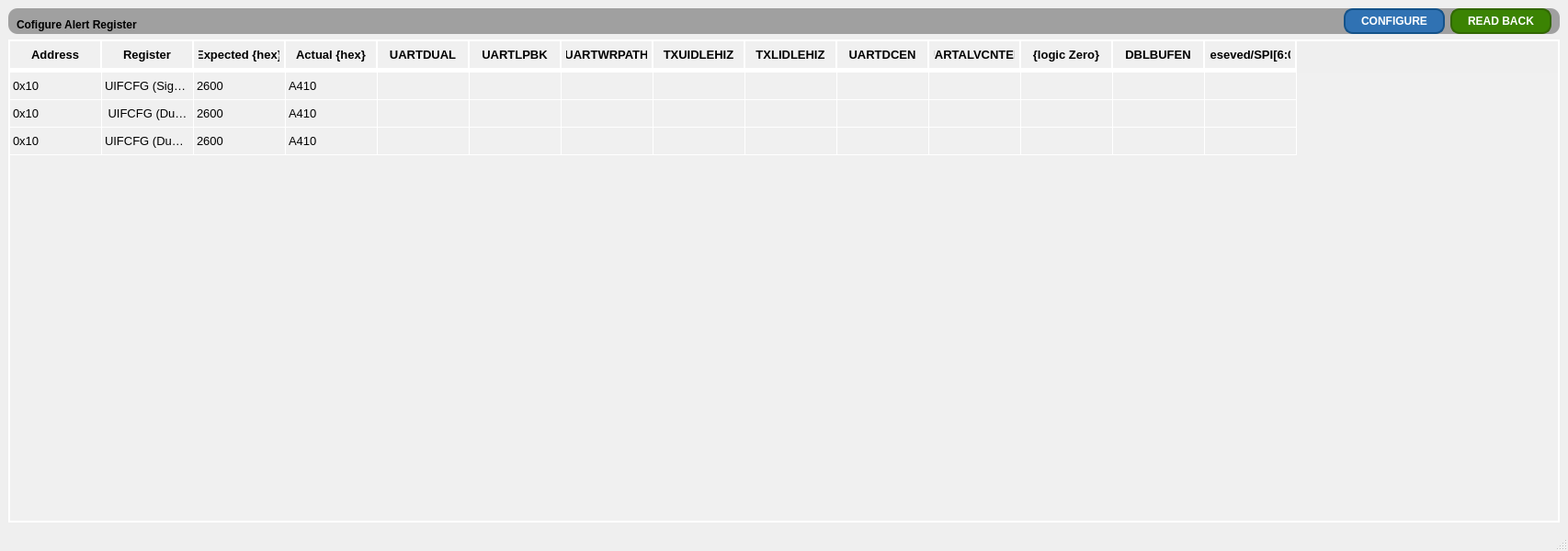
<?xml version="1.0" encoding="UTF-8"?>
<ui version="4.0">
 <class>MainWindow</class>
 <widget class="QMainWindow" name="MainWindow">
  <property name="geometry">
   <rect>
    <x>0</x>
    <y>0</y>
    <width>1706</width>
    <height>600</height>
   </rect>
  </property>
  <property name="windowTitle">
   <string>MainWindow</string>
  </property>
  <widget class="QWidget" name="centralwidget">
   <layout class="QVBoxLayout" name="verticalLayout">
    <item>
     <widget class="QFrame" name="frame">
      <property name="styleSheet">
       <string notr="true">QFrame {
    background-color: #a0a0a0; /* 设置背景颜色为灰色 */
    border-radius: 10px; /* 设置边框圆角的半径为10px */
}
</string>
      </property>
      <property name="frameShape">
       <enum>QFrame::Box</enum>
      </property>
      <property name="frameShadow">
       <enum>QFrame::Raised</enum>
      </property>
      <layout class="QHBoxLayout" name="horizontalLayout">
       <property name="topMargin">
        <number>0</number>
       </property>
       <property name="bottomMargin">
        <number>0</number>
       </property>
       <item>
        <widget class="QLabel" name="label_21">
         <property name="sizePolicy">
          <sizepolicy hsizetype="Preferred" vsizetype="Minimum">
           <horstretch>0</horstretch>
           <verstretch>0</verstretch>
          </sizepolicy>
         </property>
         <property name="minimumSize">
          <size>
           <width>0</width>
           <height>20</height>
          </size>
         </property>
         <property name="maximumSize">
          <size>
           <width>16777215</width>
           <height>23</height>
          </size>
         </property>
         <property name="styleSheet">
          <string notr="true">font: 12pt &quot;Calibri&quot;;
font-weight: 600; /* 设置字体粗细为600 */</string>
         </property>
         <property name="text">
          <string>Cofigure Alert Register</string>
         </property>
         <property name="alignment">
          <set>Qt::AlignBottom|Qt::AlignLeading|Qt::AlignLeft</set>
         </property>
        </widget>
       </item>
       <item>
        <spacer name="horizontalSpacer">
         <property name="orientation">
          <enum>Qt::Horizontal</enum>
         </property>
         <property name="sizeHint" stdset="0">
          <size>
           <width>447</width>
           <height>20</height>
          </size>
         </property>
        </spacer>
       </item>
       <item>
        <widget class="QPushButton" name="pushButton_48">
         <property name="minimumSize">
          <size>
           <width>110</width>
           <height>0</height>
          </size>
         </property>
         <property name="maximumSize">
          <size>
           <width>16777215</width>
           <height>16777215</height>
          </size>
         </property>
         <property name="styleSheet">
          <string notr="true">QPushButton {
    background-color: #3072B3; /* 按钮背景颜色 */
    color: white; /* 文字颜色 */
    border-style: solid; /* 边框样式 */
    border-width: 2px; /* 边框宽度 */
    border-radius: 10px; /* 边框圆角半径 */
    border-color: #145289; /* 边框颜色 */
    padding: 5px; /* 内边距 */
	font: 9pt &quot;Calibri&quot;; /* 字体 */
    font-weight: 600; /* 字体粗细 */
}

QPushButton:hover {
    background-color: #5591D2; /* 悬停时的背景颜色 */
}

QPushButton:pressed {
    background-color: #1E5A97; /* 按下时的背景颜色 */
}
</string>
         </property>
         <property name="text">
          <string>CONFIGURE</string>
         </property>
        </widget>
       </item>
       <item>
        <widget class="QPushButton" name="pushButton_50">
         <property name="minimumSize">
          <size>
           <width>110</width>
           <height>0</height>
          </size>
         </property>
         <property name="maximumSize">
          <size>
           <width>16777215</width>
           <height>16777215</height>
          </size>
         </property>
         <property name="styleSheet">
          <string notr="true">QPushButton {
    background-color: #3b8303; /* 按钮背景颜色 */
    color: white; /* 文字颜色 */
    border-style: solid; /* 边框样式 */
    border-width: 2px; /* 边框宽度 */
    border-radius: 10px; /* 边框圆角半径 */
    border-color: #326703; /* 边框颜色 */
    padding: 5px; /* 内边距 */
	font: 9pt &quot;Calibri&quot;; /* 字体 */
    font-weight: 600; /* 字体粗细 */
}

QPushButton:hover {
    background-color: #459403; /* 悬停时的背景颜色 */
}

QPushButton:pressed {
    background-color: #397303; /* 按下时的背景颜色 */
}
</string>
         </property>
         <property name="text">
          <string>READ BACK</string>
         </property>
        </widget>
       </item>
      </layout>
     </widget>
    </item>
    <item>
     <widget class="QTableWidget" name="tableWidget_uart_if_cfg1">
      <property name="styleSheet">
       <string notr="true">QTableWidget {
    border: 2px solid white; /* 边框颜色与粗细调整为2px */
    gridline-color: white; /* 网格线颜色 */
    background-color: #f0f0f0; /* 单元格背景颜色 */
    font-family: &quot;Calibri&quot;; /* 单元格字体 */
    font-size: 10pt; /* 单元格字体大小 */
}

QTableWidget::item {
}

QHeaderView::section {
    background-color: #f0f0f0; /* 表头背景颜色 */
    padding: 5px; /* 表头内边距 */
    border-style: none; /* 表头边框样式 */
    border-bottom: 5px solid white; /* 表头下边框宽度调整为2px */
    border-right: 2px solid white; /* 表头右边框宽度调整为2px */
    font-family: &quot;Calibri&quot;; /* 表头字体 */
    font-size: 10pt; /* 表头字体大小 */
    font-weight: 600; /* 表头字体粗细 */
}

QTableCornerButton::section {
    background-color: #f0f0f0; /* 角落按钮背景颜色 */
    /* 添加其他您需要的样式 */
}
</string>
      </property>
      <attribute name="verticalHeaderVisible">
       <bool>false</bool>
      </attribute>
      <row>
       <property name="text">
        <string>0</string>
       </property>
      </row>
      <row>
       <property name="text">
        <string>1</string>
       </property>
      </row>
      <row>
       <property name="text">
        <string>2</string>
       </property>
      </row>
      <column>
       <property name="text">
        <string>Address</string>
       </property>
       <property name="textAlignment">
        <set>AlignCenter</set>
       </property>
      </column>
      <column>
       <property name="text">
        <string>Register</string>
       </property>
      </column>
      <column>
       <property name="text">
        <string>Expected {hex}</string>
       </property>
      </column>
      <column>
       <property name="text">
        <string>Actual {hex}</string>
       </property>
      </column>
      <column>
       <property name="text">
        <string>UARTDUAL</string>
       </property>
      </column>
      <column>
       <property name="text">
        <string>UARTLPBK</string>
       </property>
      </column>
      <column>
       <property name="text">
        <string>UARTWRPATH</string>
       </property>
      </column>
      <column>
       <property name="text">
        <string>TXUIDLEHIZ</string>
       </property>
      </column>
      <column>
       <property name="text">
        <string>TXLIDLEHIZ</string>
       </property>
      </column>
      <column>
       <property name="text">
        <string>UARTDCEN</string>
       </property>
      </column>
      <column>
       <property name="text">
        <string>UARTALVCNTEN</string>
       </property>
      </column>
      <column>
       <property name="text">
        <string>{logic Zero}</string>
       </property>
      </column>
      <column>
       <property name="text">
        <string>DBLBUFEN</string>
       </property>
      </column>
      <column>
       <property name="text">
        <string>Reseved/SPI[6:0]</string>
       </property>
      </column>
      <item row="0" column="0">
       <property name="text">
        <string>0x10</string>
       </property>
      </item>
      <item row="0" column="1">
       <property name="text">
        <string>UIFCFG (Signle AFE)</string>
       </property>
      </item>
      <item row="0" column="2">
       <property name="text">
        <string>2600</string>
       </property>
      </item>
      <item row="0" column="3">
       <property name="text">
        <string>A410</string>
       </property>
      </item>
      <item row="1" column="0">
       <property name="text">
        <string>0x10</string>
       </property>
      </item>
      <item row="1" column="1">
       <property name="text">
        <string>UIFCFG (Dual, Device 0)</string>
       </property>
       <property name="textAlignment">
        <set>AlignCenter</set>
       </property>
      </item>
      <item row="1" column="2">
       <property name="text">
        <string>2600</string>
       </property>
      </item>
      <item row="1" column="3">
       <property name="text">
        <string>A410</string>
       </property>
      </item>
      <item row="2" column="0">
       <property name="text">
        <string>0x10</string>
       </property>
      </item>
      <item row="2" column="1">
       <property name="text">
        <string>UIFCFG (Dual, Device 1)</string>
       </property>
      </item>
      <item row="2" column="2">
       <property name="text">
        <string>2600</string>
       </property>
      </item>
      <item row="2" column="3">
       <property name="text">
        <string>A410</string>
       </property>
      </item>
     </widget>
    </item>
   </layout>
  </widget>
  <widget class="QMenuBar" name="menubar">
   <property name="geometry">
    <rect>
     <x>0</x>
     <y>0</y>
     <width>1706</width>
     <height>26</height>
    </rect>
   </property>
  </widget>
  <widget class="QStatusBar" name="statusbar"/>
 </widget>
 <resources/>
 <connections/>
</ui>
